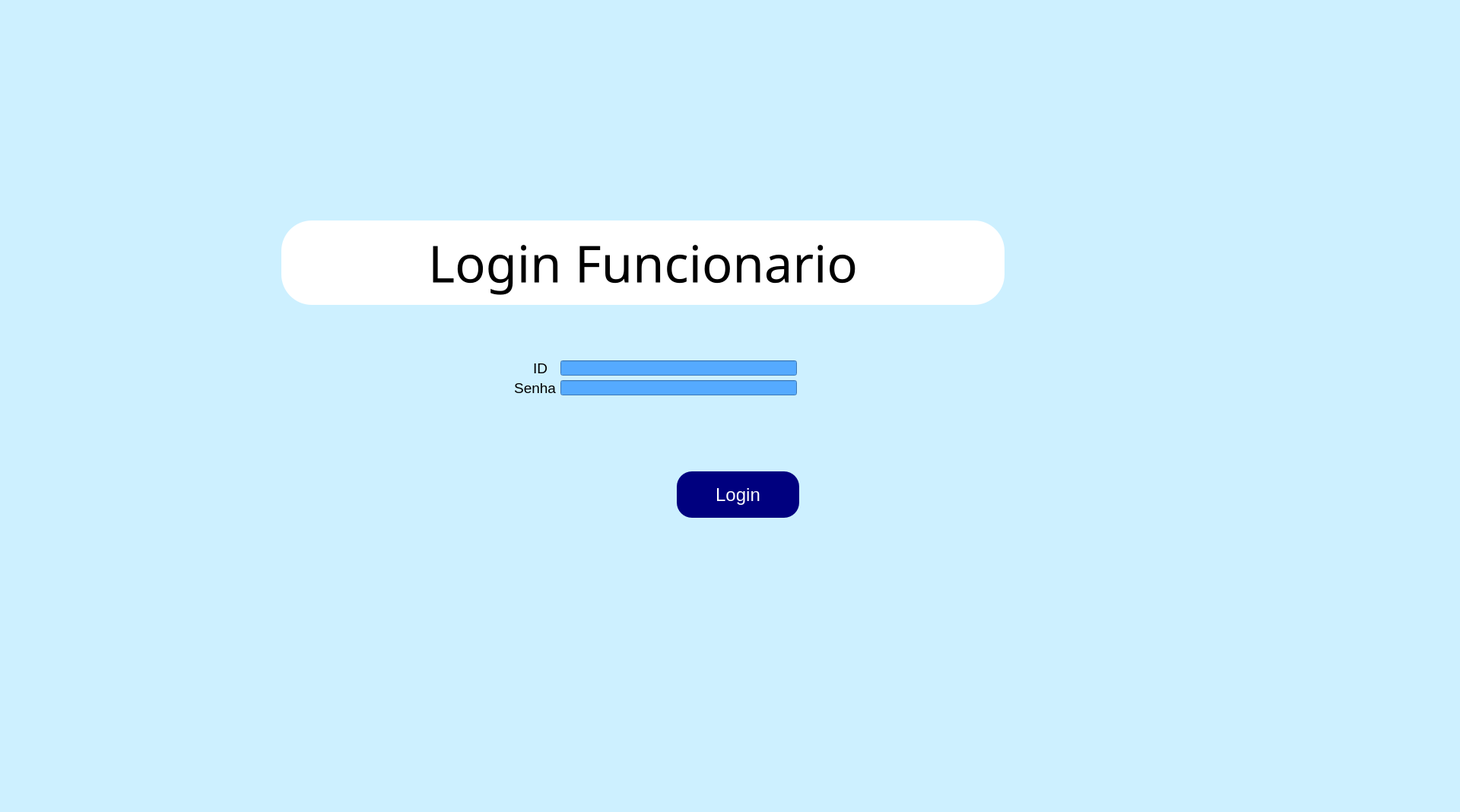
<?xml version="1.0" encoding="UTF-8"?>
<ui version="4.0">
 <class>tela_login_funcionario</class>
 <widget class="QMainWindow" name="tela_login_funcionario">
  <property name="geometry">
   <rect>
    <x>0</x>
    <y>0</y>
    <width>1920</width>
    <height>1068</height>
   </rect>
  </property>
  <property name="acceptDrops">
   <bool>false</bool>
  </property>
  <property name="windowTitle">
   <string>Kitton Informática</string>
  </property>
  <property name="windowIcon">
   <iconset>
    <normaloff>../Downloads/Logomarca Ícone.ico</normaloff>../Downloads/Logomarca Ícone.ico</iconset>
  </property>
  <property name="autoFillBackground">
   <bool>false</bool>
  </property>
  <property name="styleSheet">
   <string notr="true">background-color: rgb(205,240,255);</string>
  </property>
  <widget class="QWidget" name="centralwidget">
   <widget class="QLabel" name="label_7">
    <property name="geometry">
     <rect>
      <x>370</x>
      <y>290</y>
      <width>951</width>
      <height>111</height>
     </rect>
    </property>
    <property name="font">
     <font>
      <family>Segoe Print</family>
      <pointsize>50</pointsize>
     </font>
    </property>
    <property name="styleSheet">
     <string notr="true">background-color: rgb(255, 255, 255);
border-radius: 40px;</string>
    </property>
    <property name="text">
     <string>Login Funcionario</string>
    </property>
    <property name="alignment">
     <set>Qt::AlignCenter</set>
    </property>
   </widget>
   <widget class="QPushButton" name="botaolo">
    <property name="geometry">
     <rect>
      <x>890</x>
      <y>620</y>
      <width>161</width>
      <height>61</height>
     </rect>
    </property>
    <property name="font">
     <font>
      <family>Arial</family>
      <pointsize>18</pointsize>
     </font>
    </property>
    <property name="cursor">
     <cursorShape>PointingHandCursor</cursorShape>
    </property>
    <property name="styleSheet">
     <string notr="true">QPushButton{
background-color: rgb(0, 0, 127);
	color: rgb(255, 255, 255);
border-radius: 20px;
}
QPushButton:hover
{
   background-color:white;
	color: rgb(0, 0, 0);
}</string>
    </property>
    <property name="text">
     <string>Login</string>
    </property>
   </widget>
   <widget class="QLabel" name="label_2">
    <property name="geometry">
     <rect>
      <x>670</x>
      <y>500</y>
      <width>61</width>
      <height>20</height>
     </rect>
    </property>
    <property name="font">
     <font>
      <family>Arial</family>
      <pointsize>14</pointsize>
      <weight>50</weight>
      <bold>false</bold>
     </font>
    </property>
    <property name="text">
     <string>Senha</string>
    </property>
    <property name="alignment">
     <set>Qt::AlignRight|Qt::AlignTrailing|Qt::AlignVCenter</set>
    </property>
   </widget>
   <widget class="QLineEdit" name="senha">
    <property name="geometry">
     <rect>
      <x>737</x>
      <y>500</y>
      <width>311</width>
      <height>20</height>
     </rect>
    </property>
    <property name="styleSheet">
     <string notr="true">background-color: rgb(85, 170, 255);</string>
    </property>
    <property name="echoMode">
     <enum>QLineEdit::Password</enum>
    </property>
    <property name="alignment">
     <set>Qt::AlignCenter</set>
    </property>
   </widget>
   <widget class="QLabel" name="label_3">
    <property name="geometry">
     <rect>
      <x>390</x>
      <y>300</y>
      <width>101</width>
      <height>91</height>
     </rect>
    </property>
    <property name="styleSheet">
     <string notr="true">background-color: rgb(255, 255, 255);
border-radius: 40px</string>
    </property>
    <property name="text">
     <string/>
    </property>
    <property name="pixmap">
     <pixmap>Logomarca (1).png</pixmap>
    </property>
    <property name="scaledContents">
     <bool>true</bool>
    </property>
   </widget>
   <widget class="QLabel" name="label_4">
    <property name="geometry">
     <rect>
      <x>1190</x>
      <y>300</y>
      <width>101</width>
      <height>91</height>
     </rect>
    </property>
    <property name="styleSheet">
     <string notr="true">background-color: rgb(255, 255, 255);
border-radius: 40px</string>
    </property>
    <property name="text">
     <string/>
    </property>
    <property name="pixmap">
     <pixmap>Logomarca (1).png</pixmap>
    </property>
    <property name="scaledContents">
     <bool>true</bool>
    </property>
   </widget>
   <widget class="QLineEdit" name="id">
    <property name="geometry">
     <rect>
      <x>737</x>
      <y>474</y>
      <width>311</width>
      <height>20</height>
     </rect>
    </property>
    <property name="styleSheet">
     <string notr="true">background-color: rgb(85, 170, 255);</string>
    </property>
    <property name="echoMode">
     <enum>QLineEdit::Normal</enum>
    </property>
    <property name="alignment">
     <set>Qt::AlignCenter</set>
    </property>
   </widget>
   <widget class="QLabel" name="label">
    <property name="geometry">
     <rect>
      <x>679</x>
      <y>474</y>
      <width>41</width>
      <height>20</height>
     </rect>
    </property>
    <property name="font">
     <font>
      <family>Arial</family>
      <pointsize>14</pointsize>
      <weight>50</weight>
      <bold>false</bold>
     </font>
    </property>
    <property name="text">
     <string>ID</string>
    </property>
    <property name="alignment">
     <set>Qt::AlignRight|Qt::AlignTrailing|Qt::AlignVCenter</set>
    </property>
   </widget>
  </widget>
 </widget>
 <resources/>
 <connections/>
</ui>
